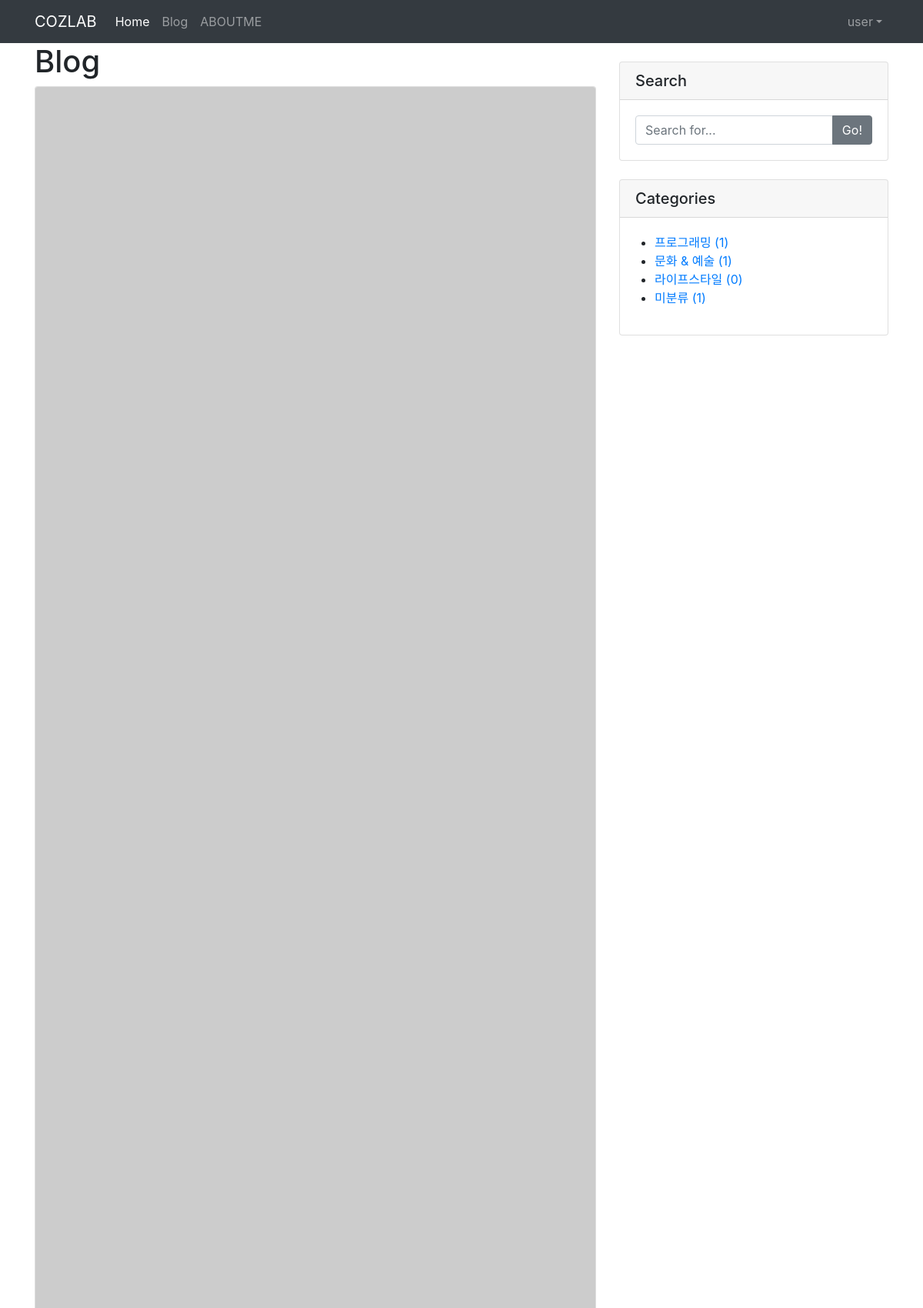
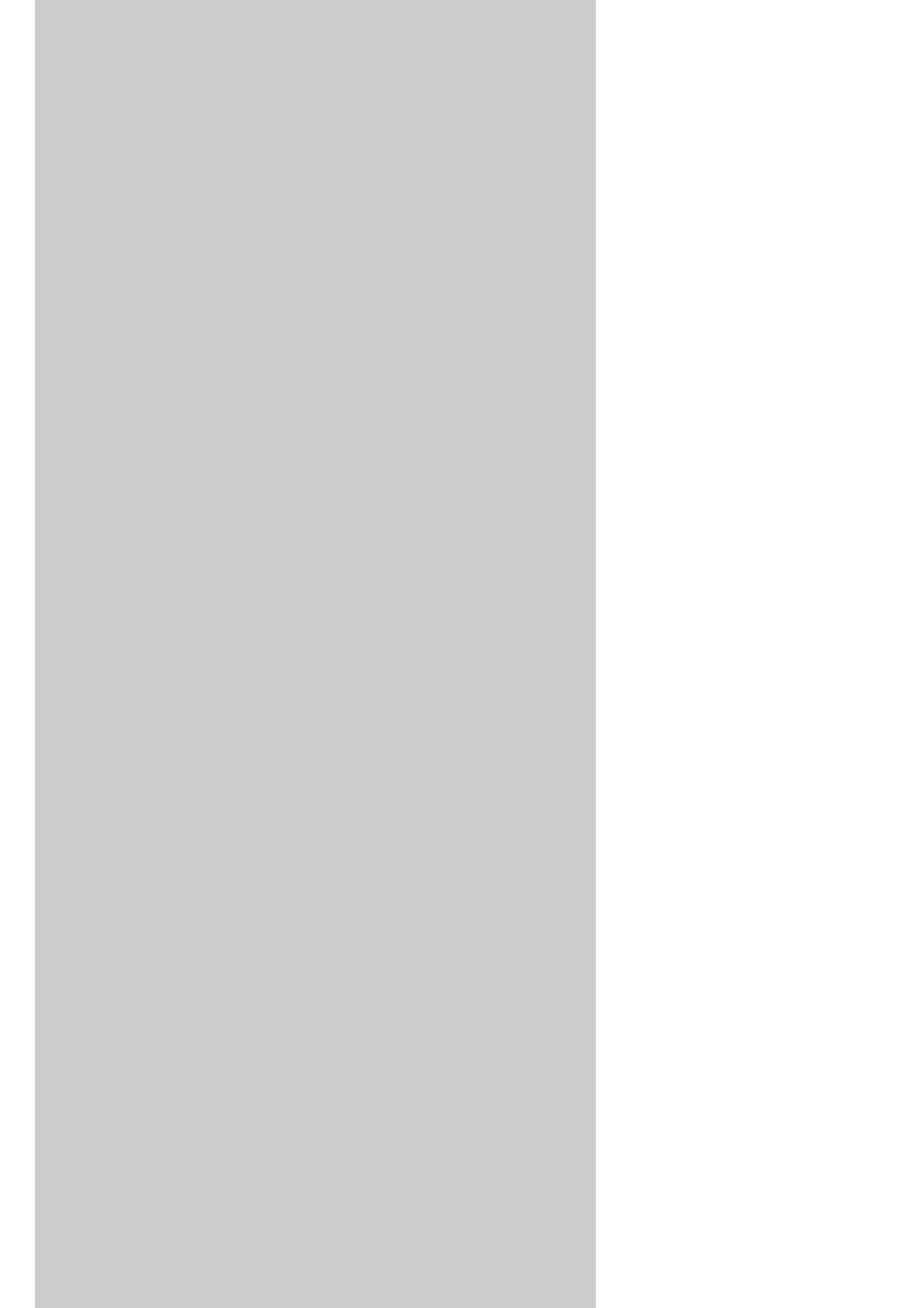
Page /blog/ (signed in, upper part) on the committed database (2 pictures, top to bottom).
### blog/models.py (models this page shows, shortened)
class Post(models.Model):
    title = models.CharField(max_length=30)
    hook_text = models.CharField(max_length=100, blank=True)
    content = models.TextField()
    head_image = models.ImageField(upload_to='blog/images/%Y/%m/%d/', blank=True)
    file_upload = models.FileField(upload_to='blog/files/%Y/%m/%d/', blank=True)
    created_at = models.DateTimeField(auto_now_add=True)
    updated_at = models.DateTimeField(auto_now=True)
    author = models.ForeignKey(User, null=True, on_delete=models.SET_NULL)
    category = models.ForeignKey(Category, null=True, blank=True, on_delete=models.SET_NULL)
    tags = models.ManyToManyField(Tag, blank=True)
    def get_absolute_url(self):
        return f'/blog/{self.pk}'

class Category(models.Model):
    name = models.CharField(max_length=50, unique=True)
    slug = models.SlugField(max_length=200, unique=True, allow_unicode = True)
    def __str__(self):
        return self.name
    def get_absolute_url(self):
        return f'/blog/category/{self.slug}/'

### blog/views.py (the view)
# urls.py: path('', views. PostList.as_view()),
class PostList(ListView):
    model = Post
    ordering = '-pk'
    paginate_by = 3
    def get_context_data(self, **kwargs):
            context = super(PostList,self).get_context_data()
            context['categories'] = Category.objects.all()
            context['no_category_post_count'] = Post.objects.filter(category=None).count()
            return context

### blog/templates/blog/post_list.html (shortened to what this page needs)
{% extends 'base.html' %}
{% block main_area %}
<div class="row">
    <div class="col-md-8" id="main-area">
        <h1>Blog
        </h1>
        {% if post_list.exists %}
        {% for p in post_list %}
        <div class="card mb-4" id="post-{{ p.pk }}">
            {% if p.head_image %}
            <img class="card-img-top" src="{{ p.head_image.url }}" alt="{{ p }} head image" />
            {% else %}
            <img class="card-img-top" src="https://picsum.photos/seed/{{ p.id }}/800/300/" alt="random_image" />
            {% endif %}
        </div>
        {% endfor %}
        {% else %}
        <h3>아직 게시물이 없습니다</h3>
        {% endif %}
    </div>
    {% include 'blog/side_widget.html' %}
</div>
{% endblock %}

### templates/navbar.html (shortened to what this page needs)
{% load socialaccount %}
<nav class="navbar navbar-expand-lg navbar-dark bg-dark">
  <div class="container">
    <a class="navbar-brand" href="/">COZLAB</a>
    <div class="collapse navbar-collapse" id="navbarResponsive">
      <ul class="navbar-nav">
        <li class="nav-item active">
          <a class="nav-link" href="/">
            Home
          </a>
        </li>
        <li class="nav-item"><a class="nav-link" href="/blog/">Blog</a></li>
        <li class="nav-item"><a class="nav-link" href="../single_pages/about_me.html">ABOUTME</a></li>
      </ul>
      <ul class="navbar-nav ml-auto">
        {% if user.is_authenticated %}
        <li class="nav-item dropdown">
          <a class="nav-link dropdown-toggle" href="#" id="navbarDropdownMenuLink" role="button" data-toggle="dropdown" aria-haspopup="true" aria-expanded="false">{{ user.username }}</a>
        </li>
        {% else %}
        <li class="nav-item"><a class="nav-link" href="#" data-toggle="modal" data-target="#exampleModal"><i class="bi bi-box-arrow-in-right"></i>Login</a></li>
        {% endif %}
      </ul>
    </div>
  </div>
</nav>

### blog/templates/blog/side_widget.html
<div class="col-md-4">
  <div class="card my-4">
    <h5 class="card-header">Search</h5>
    <div class="card-body">
      <div class="input-group">
        <input class="form-control" type="text" placeholder="Search for..." id="Search-input"/>
        <span class="input-group-append"><button class="btn btn-secondary" type="button" onclick="searchPost();">Go!</button></span>
      </div>
    </div>
  </div>
  <div class="card my-4" id="Categories-card">
    <h5 class="card-header">Categories</h5>
    <div class="card-body">
      <div class="row">
          <ul>
            {% for category in categories %}
            <li>
              <a href="{{ category.get_absolute_url }}">{{ category }} ({{ category.post_set.count }})</a>
            </li>
            {% endfor %}
            <li>
              <a href="/blog/category/no_category">미분류 ({{ no_category_post_count }})</a>
            </li>
          </ul>
      </div>
    </div>
  </div>
</div>

### rows in the picture
Category: name "프로그래밍", post_set.count "1"
Category: name "문화 & 예술", post_set.count "1"
Category: name "라이프스타일", post_set.count "0"

### other values in the picture
{{ user.username }} "user"
{{ no_category_post_count }} "1"
